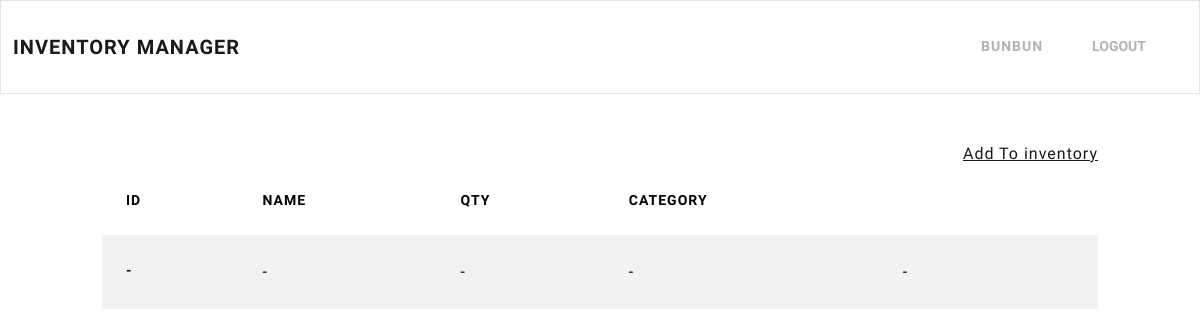
/dashboard (signed in), run on an earlier commit of the app's database.
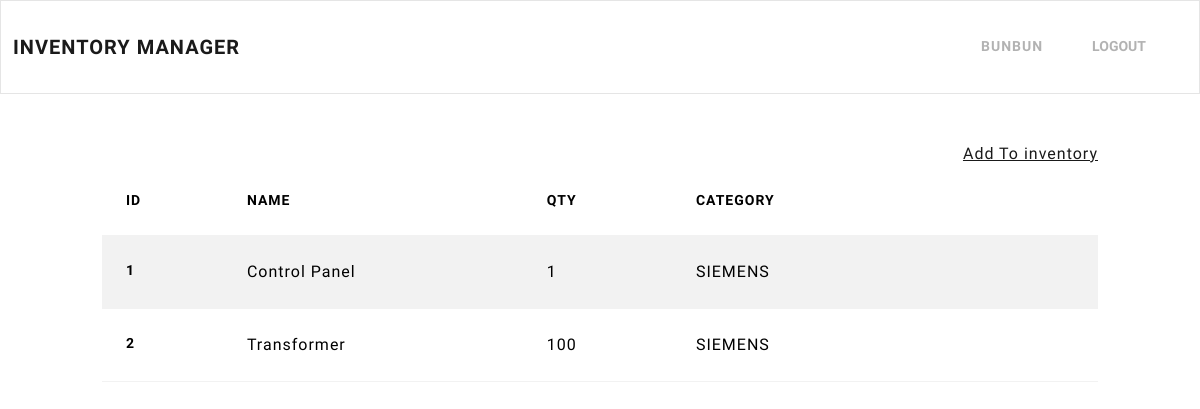
And on a later commit of the database.
### inventory/models.py (models this page shows, shortened)
class InventoryItem(models.Model):
    name = models.CharField(max_length=200)
    quantity = models.IntegerField()
    category = models.ForeignKey('Category', on_delete=models.SET_NULL, blank=True, null=True)
    date_created = models.DateTimeField(auto_now_add=True)
    user = models.ForeignKey(User, on_delete=models.CASCADE)

class Category(models.Model):
    name = models.CharField(max_length=200)
    class Meta:
        verbose_name_plural = 'Categories'

### inventory/views.py (the view)
# urls.py: path('dashboard', Dashboard.as_view(), name='dashboard'),
class Dashboard(View):
	def get(self, request):
		items = InventoryItem.objects.filter(user=self.request.user.id).order_by('id')
		return render(request, 'inventory/dashboard.html', {'items': items})

### inventory/templates/inventory/dashboard.html
{% extends 'inventory/base.html' %}
{% block content %}
    <div class="row">
        <div class="col-md-10 col-12 mx-auto mt-5">
            <div class="d-flex justify-content-end">
                <a href="#" class="btn-secondary">Add To inventory</a>
            </div>
            <table class="table table-hover table-striped">
                <thead>
                    <tr>
                        <th scope="col">ID</th>
                        <th scope="col">Name</th>
                        <th scope="col">Qty</th>
                        <th scope="col">Category</th>
                        <th scope="col"></th>
                        <th scope="col"></th>
                    </tr>
                </thead>
                <tbody>
                    {% if items|length == 0 %}
                        <tr>
                            <th scope="row">-</th>
                            <td>-</td>
                            <td>-</td>
                            <td>-</td>
                            <td>-</td>
                            <td></td>
                        </tr>
                    {% endif %}
                    {% for item in items %}
                    <tr>
                        <th scope="row">{{ item.id }}</th>
                        <td>{{ item.name }}</td>
                        <td>{{ item.quantity }}</td>
                        <td>{{ item.category.name }}</td>
                        <td></td>
                        <td></td>
                    </tr>
                    {% endfor %}
                </tbody>
            </table>
        </div>
    </div>
{% endblock content %}

### inventory/templates/inventory/base.html (shortened to what this page needs)
<!DOCTYPE html>
<html lang="en">
<head>
    <link href="https://bootswatch.com/5/lux/bootstrap.min.css" rel="stylesheet">
</head>
<body>
    {% include 'inventory/navigation.html' %}
    {% block content %}
    {% endblock content %}
</body>
</html>

### inventory/templates/inventory/navigation.html (shortened to what this page needs)
<nav class="navbar navbar-expand-lg bg-light">
	<div class="container-fluid">
		<a class="navbar-brand" href="{% url 'index' %}">Inventory Manager</a>
		<div class="collapse navbar-collapse justify-content-end" id="navbarNav">
			<ul class="navbar-nav">
				{% if user.is_authenticated %}
					<li class="nav-item">
						<a class="nav-link" href="#">{{ user.username }}</a>
					</li>
					<li class="nav-item">
          				<form method="post" action="{% url 'logout' %}" style="display:inline;">
            				<button type="submit" class="btn btn-link nav-link" style="padding:9px">Logout</button>
          				</form>
        			</li>
				{% endif %}
			</ul>
		</div>
	</div>
</nav>

What changed in the data, as far as the page shows it:
added InventoryItem: id "1", name "Control Panel", quantity "1", category.name "SIEMENS"
added InventoryItem: id "2", name "Transformer", quantity "100", category.name "SIEMENS"
